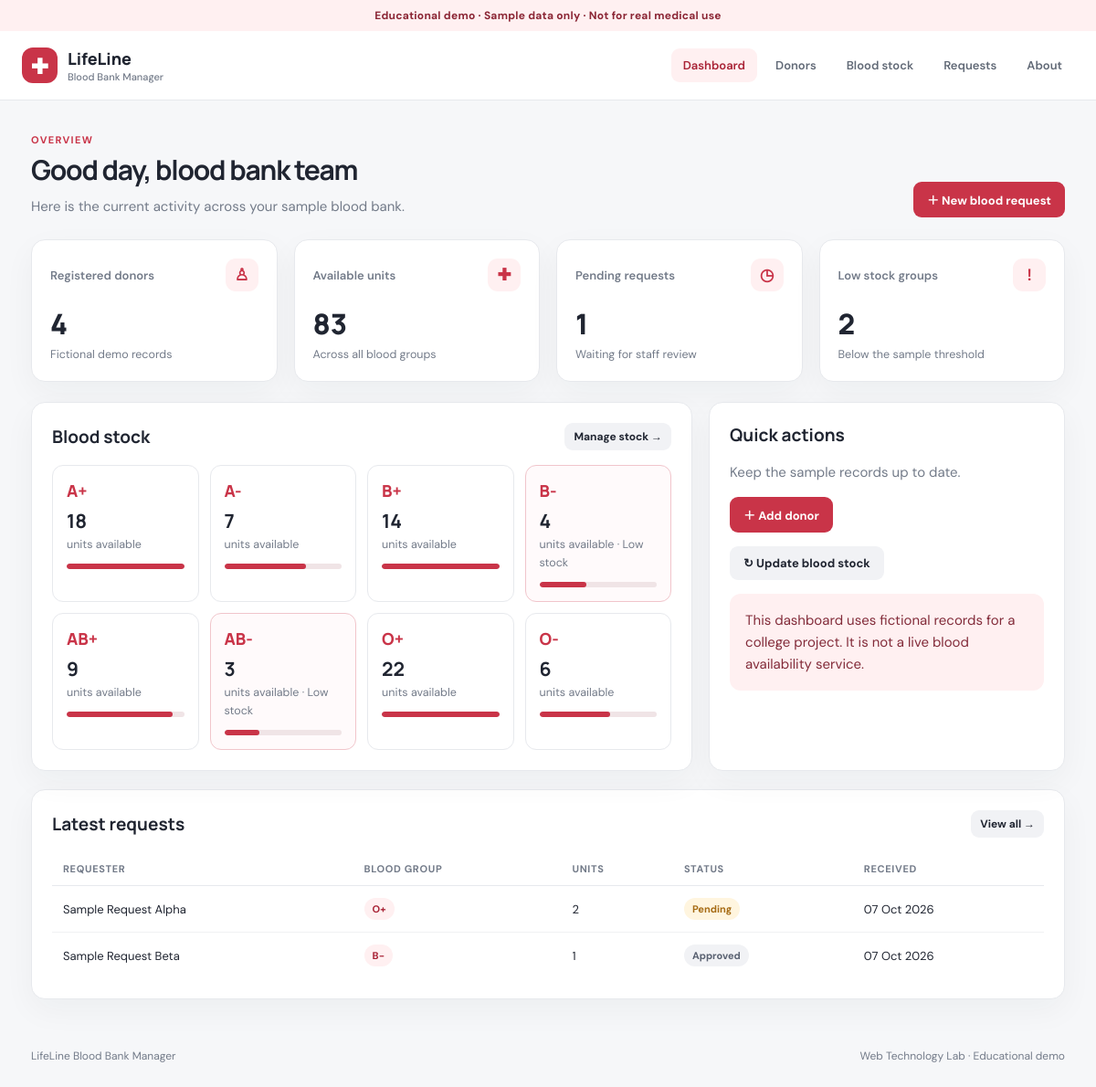
The page / on the database its author committed.
### tables this page shows
CREATE TABLE IF NOT EXISTS blood_stock (
  blood_group ENUM('A+','A-','B+','B-','AB+','AB-','O+','O-') PRIMARY KEY,
  units INT UNSIGNED NOT NULL DEFAULT 0,
  low_stock_threshold INT UNSIGNED NOT NULL DEFAULT 5,
  updated_at TIMESTAMP NOT NULL DEFAULT CURRENT_TIMESTAMP ON UPDATE CURRENT_TIMESTAMP
);

CREATE TABLE IF NOT EXISTS blood_requests (
  id INT UNSIGNED AUTO_INCREMENT PRIMARY KEY,
  requester_name VARCHAR(100) NOT NULL,
  blood_group ENUM('A+','A-','B+','B-','AB+','AB-','O+','O-') NOT NULL,
  units SMALLINT UNSIGNED NOT NULL,
  contact_phone VARCHAR(20) NOT NULL,
  organization VARCHAR(140) NOT NULL,
  status ENUM('Pending','Approved','Fulfilled') NOT NULL DEFAULT 'Pending',
  created_at TIMESTAMP NOT NULL DEFAULT CURRENT_TIMESTAMP,
  INDEX idx_requests_status (status),
  INDEX idx_requests_group (blood_group)
);

### config.php (called while the page is built, shortened)
<?php
function e(mixed $value): string
{
    return htmlspecialchars((string)$value, ENT_QUOTES | ENT_SUBSTITUTE, 'UTF-8');
}

### index.php (the view, shortened to what this page needs)
<?php
require_once __DIR__ . '/config.php';
try {
    $pdo = db();
    $donorCount = (int)$pdo->query('SELECT COUNT(*) FROM donors')->fetchColumn();
    $totalUnits = (int)$pdo->query('SELECT COALESCE(SUM(units),0) FROM blood_stock')->fetchColumn();
    $pendingCount = (int)$pdo->query("SELECT COUNT(*) FROM blood_requests WHERE status='Pending'")->fetchColumn();
    $stock = $pdo->query('SELECT * FROM blood_stock ORDER BY FIELD(blood_group,"A+","A-","B+","B-","AB+","AB-","O+","O-")')->fetchAll();
    $recent = $pdo->query('SELECT requester_name,blood_group,units,status,created_at FROM blood_requests ORDER BY created_at DESC LIMIT 5')->fetchAll();
} catch (Throwable $ex) { http_response_code(500); exit('Database is not ready. Import database/blood_bank.sql and check config.php.'); }
require __DIR__ . '/includes/header.php';
?>
<section class="page-head"><div><div class="eyebrow">Overview</div><h1>Good day, blood bank team</h1><p class="subtext">Here is the current activity across your sample blood bank.</p></div><a class="btn" href="requests.php?new=1">＋ New blood request</a></section>
<section class="grid stats">
<article class="card stat"><div class="stat-top">Registered donors <span class="stat-icon">♙</span></div><strong><?= $donorCount ?></strong><small>Fictional demo records</small></article>
<article class="card stat"><div class="stat-top">Available units <span class="stat-icon">✚</span></div><strong><?= $totalUnits ?></strong><small>Across all blood groups</small></article>
<article class="card stat"><div class="stat-top">Pending requests <span class="stat-icon">◷</span></div><strong><?= $pendingCount ?></strong><small>Waiting for staff review</small></article>
<article class="card stat"><div class="stat-top">Low stock groups <span class="stat-icon">!</span></div><strong><?= count(array_filter($stock, fn($s) => (int)$s['units'] < (int)$s['low_stock_threshold'])) ?></strong><small>Below the sample threshold</small></article>
</section>
<section class="grid two-col"><div class="panel"><div class="panel-title"><h2>Blood stock</h2><a class="btn secondary small" href="stock.php">Manage stock →</a></div><div class="blood-grid">
<?php foreach ($stock as $item): $units=(int)$item['units']; $threshold=(int)$item['low_stock_threshold']; $pct=min(100, (int)round($units/ max($threshold*2,1)*100)); ?>
<div class="blood-cell <?= $units < $threshold ? 'stock-low' : '' ?>"><div class="blood-type"><?= e($item['blood_group']) ?></div><div class="blood-units"><?= $units ?></div><small>units available<?= $units < $threshold ? ' · Low stock' : '' ?></small><div class="progress"><i style="width:<?= $pct ?>%"></i></div></div>
<?php endforeach; ?></div></div>
<div class="panel"><div class="panel-title"><h2>Quick actions</h2></div><p class="subtext">Keep the sample records up to date.</p><p><a class="btn" href="donors.php?new=1">＋ Add donor</a></p><p><a class="btn secondary" href="stock.php">↻ Update blood stock</a></p><div class="callout">This dashboard uses fictional records for a college project. It is not a live blood availability service.</div></div></section>
<section class="panel"><div class="panel-title"><h2>Latest requests</h2><a class="btn secondary small" href="requests.php">View all →</a></div><?php if (!$recent): ?><div class="empty">No requests have been recorded yet.</div><?php else: ?><div class="table-wrap"><table><thead><tr><th>Requester</th><th>Blood group</th><th>Units</th><th>Status</th><th>Received</th></tr></thead><tbody><?php foreach($recent as $r): ?><tr><td><?= e($r['requester_name']) ?></td><td><span class="badge danger"><?= e($r['blood_group']) ?></span></td><td><?= (int)$r['units'] ?></td><td><span class="badge <?= $r['status']==='Fulfilled'?'success':($r['status']==='Pending'?'warning':'') ?>"><?= e($r['status']) ?></span></td><td><?= e(date('d M Y', strtotime($r['created_at']))) ?></td></tr><?php endforeach; ?></tbody></table></div><?php endif; ?></section>
<?php require __DIR__ . '/includes/footer.php'; ?>

### css/style.css (style rules this page uses)
:root { --red:#c93448;--red-dark:#a92336;--ink:#202531;--muted:#737b89;--line:#e7e9ed;--paper:#f6f7f9;--white:#fff;--green:#23835d;--amber:#a66b14;--shadow:0 12px 35px #2025310b }
* { box-sizing:border-box }
body { margin:0;background:var(--paper);color:var(--ink);font:15px 'DM Sans',Arial,sans-serif }
.page-head { display:flex;align-items:flex-end;justify-content:space-between;gap:18px;margin-bottom:24px }
.eyebrow { font-size:11px;font-weight:700;letter-spacing:.12em;text-transform:uppercase;color:var(--red) }
h1,h2,h3 { font-family:Manrope,sans-serif;margin:5px 0 8px }
h1 { font-size:30px;letter-spacing:-.04em }
h2 { font-size:19px }
.subtext { color:var(--muted);margin:0;line-height:1.6 }
.grid { display:grid;gap:18px }
.stats { grid-template-columns:repeat(4,1fr);margin-bottom:22px }
.card,.panel { background:var(--white);border:1px solid var(--line);border-radius:15px;box-shadow:var(--shadow) }
.stat { padding:20px }
.stat-top { display:flex;justify-content:space-between;align-items:center;color:var(--muted);font-size:13px;font-weight:600 }
.stat-icon { height:36px;width:36px;border-radius:11px;display:grid;place-items:center;background:#fff0f1;color:var(--red);font-size:18px }
.stat strong { display:block;font:800 31px Manrope,sans-serif;margin:14px 0 2px }
.stat small { color:var(--muted) }
.two-col { grid-template-columns:1.3fr .7fr }
.panel { padding:22px;margin-bottom:20px }
.panel-title { display:flex;align-items:center;justify-content:space-between;margin-bottom:16px }
.panel-title h2 { margin:0 }
.blood-grid { display:grid;grid-template-columns:repeat(4,1fr);gap:12px }
.blood-cell { border:1px solid var(--line);border-radius:12px;padding:15px }
.blood-type { font:800 18px Manrope;color:var(--red) }
.blood-units { font:700 21px Manrope;margin:7px 0 1px }
.blood-cell small { color:var(--muted) }
.progress { height:6px;background:#f0e4e6;border-radius:6px;margin-top:12px;overflow:hidden }
.progress i { display:block;height:100%;background:var(--red);border-radius:6px }
.table-wrap { overflow-x:auto }
table { width:100%;border-collapse:collapse;text-align:left }
th { font-size:11px;text-transform:uppercase;letter-spacing:.06em;color:var(--muted);font-weight:700;padding:11px 12px;border-bottom:1px solid var(--line) }
td { padding:13px 12px;border-bottom:1px solid #f0f1f3;font-size:13px }
tr:last-child td { border-bottom:0 }
.badge { display:inline-block;border-radius:30px;padding:5px 9px;background:#f1f2f5;color:#596171;font-size:11px;font-weight:700 }
.badge.warning { background:#fff5df;color:var(--amber) }
.badge.danger { background:#fff0f1;color:var(--red-dark) }
.btn { display:inline-flex;justify-content:center;align-items:center;gap:7px;padding:10px 15px;border:0;border-radius:9px;background:var(--red);color:#fff;text-decoration:none;font:700 13px 'DM Sans',sans-serif;cursor:pointer }
.btn.secondary { background:#f1f2f5;color:var(--ink) }
.btn.small { padding:7px 10px;font-size:12px }
.stock-low { border-color:#f1c5cb;background:#fffafb }
.callout { border-radius:12px;background:#fff0f1;color:#832c3a;padding:17px;line-height:1.6 }

### rows shown on the page
blood_stock: blood_group "A+", units "18", low_stock_threshold 5 (drawn)
blood_stock: blood_group "A-", units "7", low_stock_threshold 5 (drawn)
blood_stock: blood_group "B+", units "14", low_stock_threshold 5 (drawn)
blood_stock: blood_group "B-", units "4", low_stock_threshold "· Low stock"
blood_stock: blood_group "AB+", units "9", low_stock_threshold 5 (drawn)
blood_stock: blood_group "AB-", units "3", low_stock_threshold "· Low stock"
blood_stock: blood_group "O+", units "22", low_stock_threshold 5 (drawn)
blood_stock: blood_group "O-", units "6", low_stock_threshold 5 (drawn)
blood_requests: requester_name "Sample Request Alpha", blood_group "O+", units "2", status "Pending", created_at "07 Oct 2026"
blood_requests: requester_name "Sample Request Beta", blood_group "B-", units "1", status "Approved", created_at "07 Oct 2026"

### other values the page prints
$donorCount "4"
$totalUnits "83"
$pendingCount "1"
